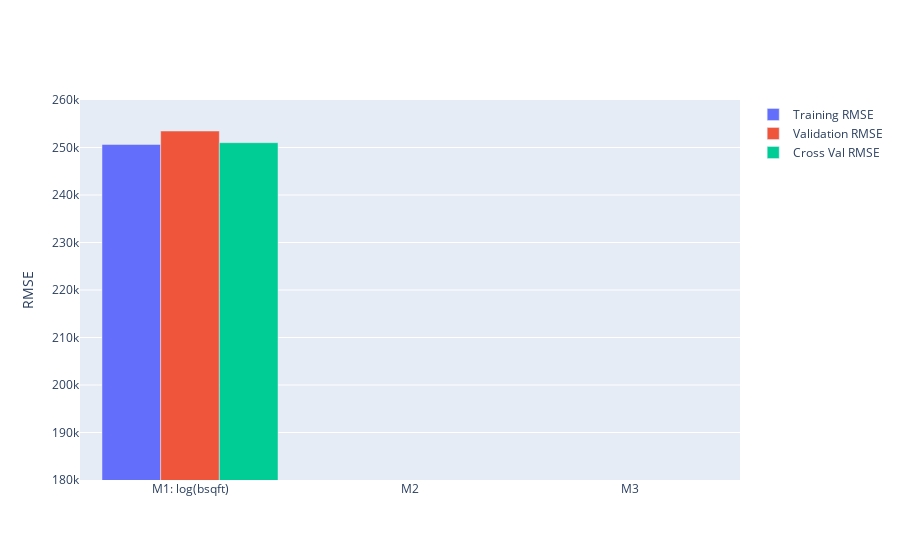

This figure's notebook cell:
### Markdown cell above
## Modeling Step 5: Visualizations

## Visualizing RMSE

### Code cell
import plotly.graph_objects as go

fig = go.Figure([
go.Bar(x = model_names, y = training_error, name="Training RMSE"),
go.Bar(x = model_names, y = validation_error, name="Validation RMSE"),
go.Bar(x = model_names, y = cv_error, name="Cross Val RMSE")
])

fig.update_yaxes(range=[180000,260000], title="RMSE")

fig

### Figure 1 — Plotly figure (JSON) as saved in the notebook; plotly's stock layout.template omitted (floating-point values rounded to 4 significant figures)
{"data": [{"name": "Training RMSE", "type": "bar", "x": ["M1: log(bsqft)", "M2", "M3"], "y": [250600.0, 0.0, 0.0, 0.0]}, {"name": "Validation RMSE", "type": "bar", "x": ["M1: log(bsqft)", "M2", "M3"], "y": [253500.0, 0.0, 0.0, 0.0]}, {"name": "Cross Val RMSE", "type": "bar", "x": ["M1: log(bsqft)", "M2", "M3"], "y": [251000.0, 0.0, 0.0, 0.0]}], "layout": {"yaxis": {"range": [180000, 260000], "title": {"text": "RMSE"}}}}
